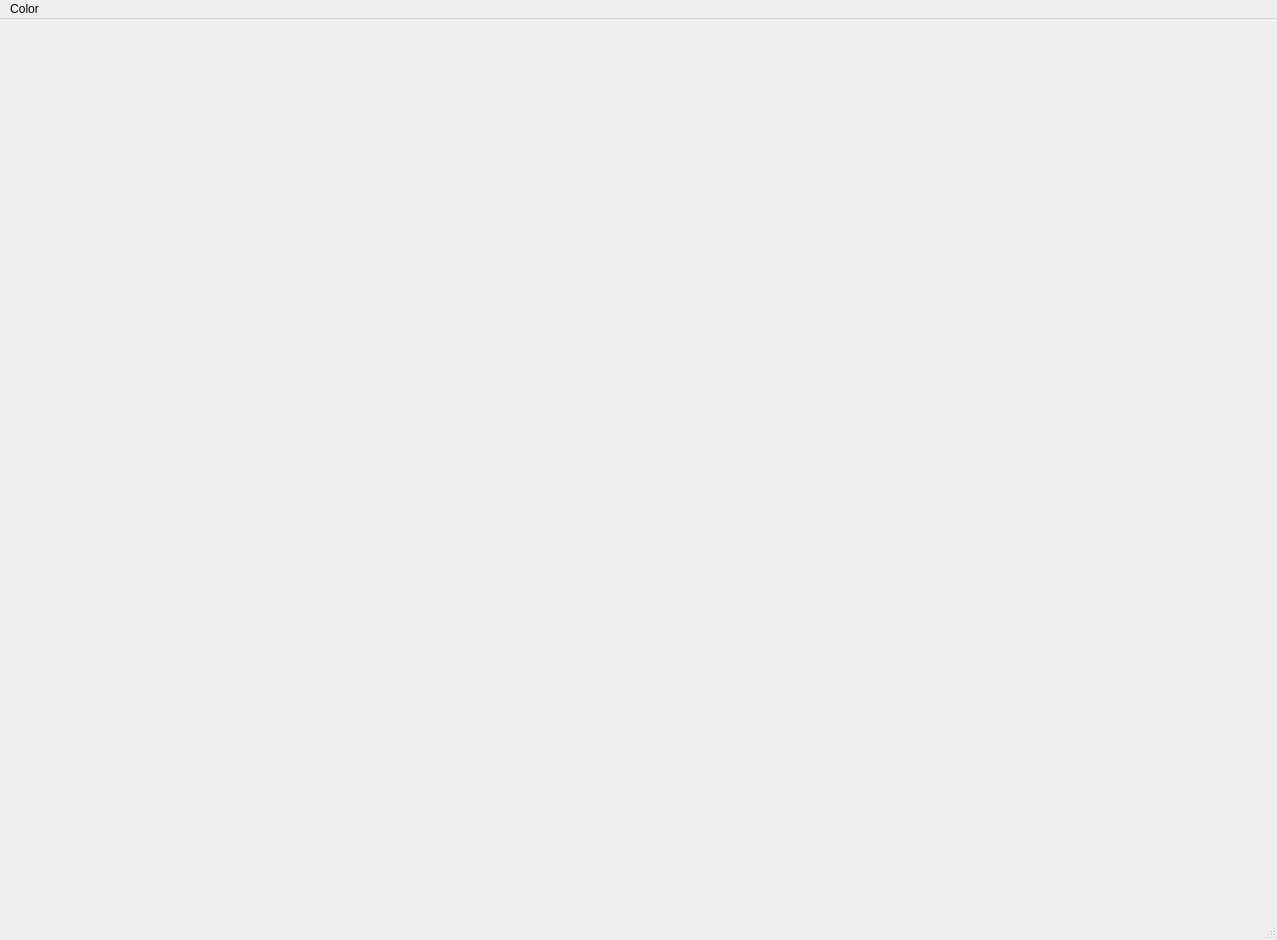
<?xml version="1.0" encoding="UTF-8"?>
<ui version="4.0">
 <class>MainWindow</class>
 <widget class="QMainWindow" name="MainWindow">
  <property name="geometry">
   <rect>
    <x>0</x>
    <y>0</y>
    <width>1277</width>
    <height>940</height>
   </rect>
  </property>
  <property name="windowTitle">
   <string>MainWindow</string>
  </property>
  <widget class="QWidget" name="centralwidget"/>
  <widget class="QMenuBar" name="menubar">
   <property name="geometry">
    <rect>
     <x>0</x>
     <y>0</y>
     <width>1277</width>
     <height>56</height>
    </rect>
   </property>
   <widget class="QMenu" name="menuColor">
    <property name="title">
     <string>Color</string>
    </property>
    <addaction name="actionWhite"/>
    <addaction name="actionBlack"/>
    <addaction name="actionRed"/>
   </widget>
   <addaction name="menuColor"/>
  </widget>
  <widget class="QStatusBar" name="statusbar"/>
  <action name="actionWhite">
   <property name="text">
    <string>white</string>
   </property>
  </action>
  <action name="actionBlack">
   <property name="text">
    <string>black</string>
   </property>
  </action>
  <action name="actionRed">
   <property name="text">
    <string>red</string>
   </property>
  </action>
 </widget>
 <resources/>
 <connections/>
</ui>
